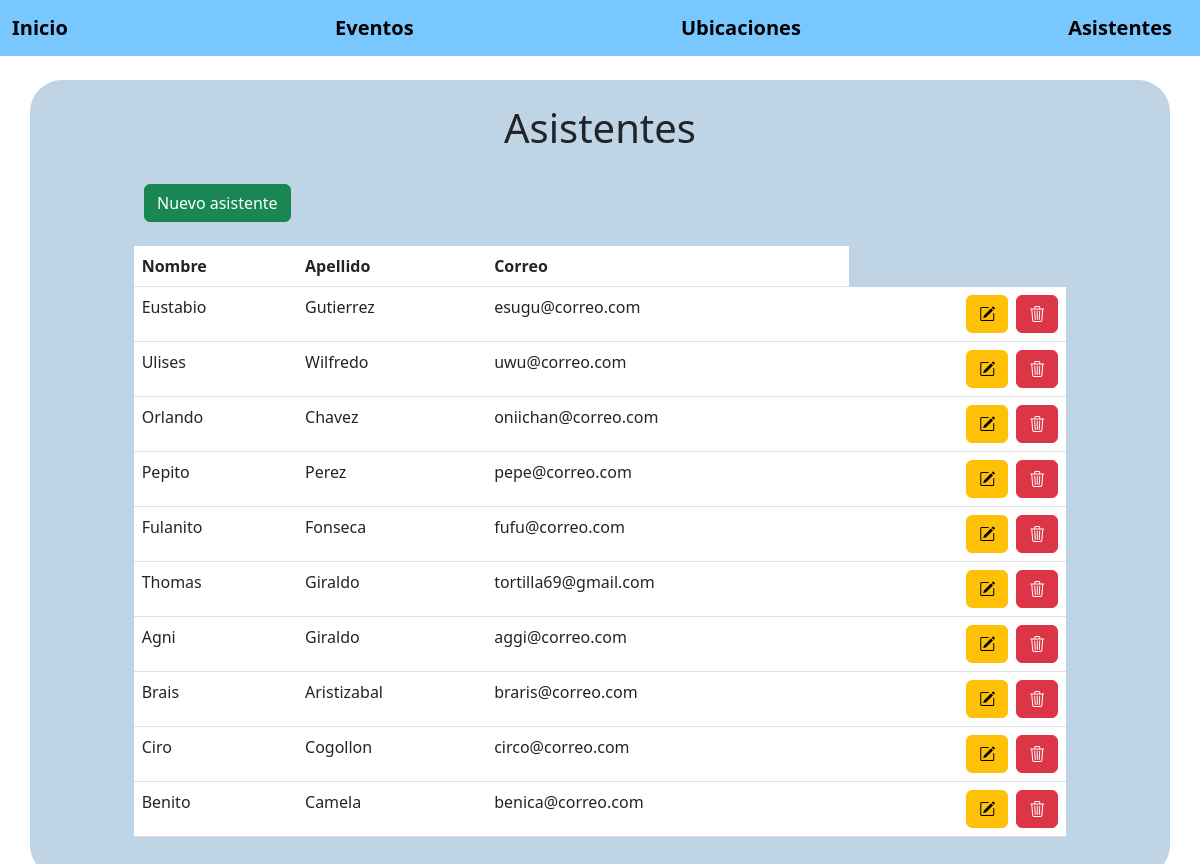
/view/aseIndex.php, run on the app's committed database.
### tables this page shows
CREATE TABLE `asistente` (
  `ase_id` int(11) NOT NULL,
  `ase_nombre` varchar(100) NOT NULL,
  `ase_apellido` varchar(100) NOT NULL,
  `ase_correo` varchar(50) NOT NULL
);

### controller/asistenteController.php (called while the page is built, shortened)
<?php
require_once '../model/asistente.php';
class Controller
{
    private $model;
    public function __construct()
    {
        $this->model = new Model();
    }
    public function index()
    {
        $asistentes = $this->model->getAsistentes();
        include '../view/aseList.php';
    }
}

### model/asistente.php (called while the page is built, shortened)
<?php
class Model
{
    private $db_connection;
    public function __construct()
    {
        include '../database.php';
        $database = new Database();
        $this->db_connection = $database->getConnection();
    }
    public function getAsistentes()
    {
        $query = "SELECT * FROM asistente";
        $stmt = $this->db_connection->prepare($query);
        $stmt->execute();
        $asistentes = $stmt->fetchAll();
        return $asistentes;
    }
}

### database.php (called while the page is built, shortened)
<?php
class Database
{
	private $host = 'localhost';
	private $db_name = 'eventos';
	private $username = 'root';
	private $password = '';
	public function getConnection()
	{
		$this->conn = null;
		try {
			$this->conn = new PDO(
				"mysql:host={$this->host};dbname={$this->db_name}",
				$this->username,
				$this->password
			);
			$this->conn->setAttribute(PDO::ATTR_ERRMODE, PDO::ERRMODE_EXCEPTION);
		} catch (PDOException $exception) {
			echo 'Error de conexión: ' . $exception->getMessage();
		}
		return $this->conn;
	}
}

### view/aseList.php (the view, shortened to what this page needs)
<!DOCTYPE html>
<html lang="en">
<head>
	<link rel="stylesheet" href="https://cdn.jsdelivr.net/npm/bootstrap@5.3.0-alpha3/dist/css/bootstrap.min.css">
	<link rel="stylesheet" href="https://cdn.jsdelivr.net/npm/bootstrap-icons@1.10.5/font/bootstrap-icons.css">
</head>
<body>
	<nav class="navbar navbar-expand-lg" style="background-color: #0998ff8a;">
		<div class="container-fluid">
			<a class="navbar-brand" href="../index.php"><strong>Inicio</strong></a>
			<a class="navbar-brand" href="eveIndex.php"><strong>Eventos</strong></a>
			<a class="navbar-brand" href="ubiIndex.php"><strong>Ubicaciones</strong></a>
			<a class="navbar-brand" href="aseIndex.php"><strong>Asistentes</strong></a>
		</div>
	</nav><br>
	<div class="container text-center p-2 rounded-5" style="background-color: #BFD4E4;">
		<div class="row py-3">
			<div class="col">
				<h1 class="h1">Asistentes</h1>
			</div>
		</div>
		<div class="row py-2">
			<div class="col-4">
				<a href="aseIndex.php?action=createAsistente" class="btn btn-success">Nuevo asistente</a>
			</div>
		</div>
		<div class="row justify-content-center py-3">
			<div class="col-10">
				<table class="table">
					<thead>
						<tr class="text-start">
							<th scope="col">Nombre</th>
							<th scope="col">Apellido</th>
							<th scope="col">Correo</th>
						</tr>
					</thead>
					<tbody>
						<?php
						foreach ($asistentes as $ase) { ?>
							<tr>
								<td class="text-start"><?php echo $ase['ase_nombre']; ?></td>
								<td class="text-start"><?php echo $ase['ase_apellido']; ?></td>
								<td class="text-start"><?php echo $ase['ase_correo']; ?></td>
								<td class="text-end">
									<div class="d-flex justify-content-end">
										<a title="Editar" href="aseIndex.php?id=<?php echo $ase['ase_id']; ?>&action=updateAsistente" class="btn btn-warning me-2"><i class="bi bi-pencil-square"></i></a>
										<a title="Eliminar" href="aseIndex.php?id=<?php echo $ase['ase_id']; ?>&action=deleteAsistente" class="btn btn-danger" onclick="return confirm('¿Estás seguro de que deseas eliminar <?php echo $ase['ase_nombre'] . ' ' . $ase['ase_apellido']; ?>?')"><i class="bi bi-trash3"></i></a>
									</div>
								</td>
							</tr>
						<?php } ?>
					</tbody>
				</table>
			</div>
		</div>
	</div>
</body>
</html>

### data on the page
asistente: ase_nombre "Eustabio", ase_apellido "Gutierrez", ase_correo "esugu@correo.com"
asistente: ase_nombre "Ulises", ase_apellido "Wilfredo", ase_correo "uwu@correo.com"
asistente: ase_nombre "Orlando", ase_apellido "Chavez", ase_correo "oniichan@correo.com"
asistente: ase_nombre "Pepito", ase_apellido "Perez", ase_correo "pepe@correo.com"
asistente: ase_nombre "Fulanito", ase_apellido "Fonseca", ase_correo "fufu@correo.com"
asistente: ase_nombre "Thomas", ase_apellido "Giraldo", ase_correo "tortilla69@gmail.com"
asistente: ase_nombre "Agni", ase_apellido "Giraldo", ase_correo "aggi@correo.com"
asistente: ase_nombre "Brais", ase_apellido "Aristizabal", ase_correo "braris@correo.com"
asistente: ase_nombre "Ciro", ase_apellido "Cogollon", ase_correo "circo@correo.com"
asistente: ase_nombre "Benito", ase_apellido "Camela", ase_correo "benica@correo.com"
